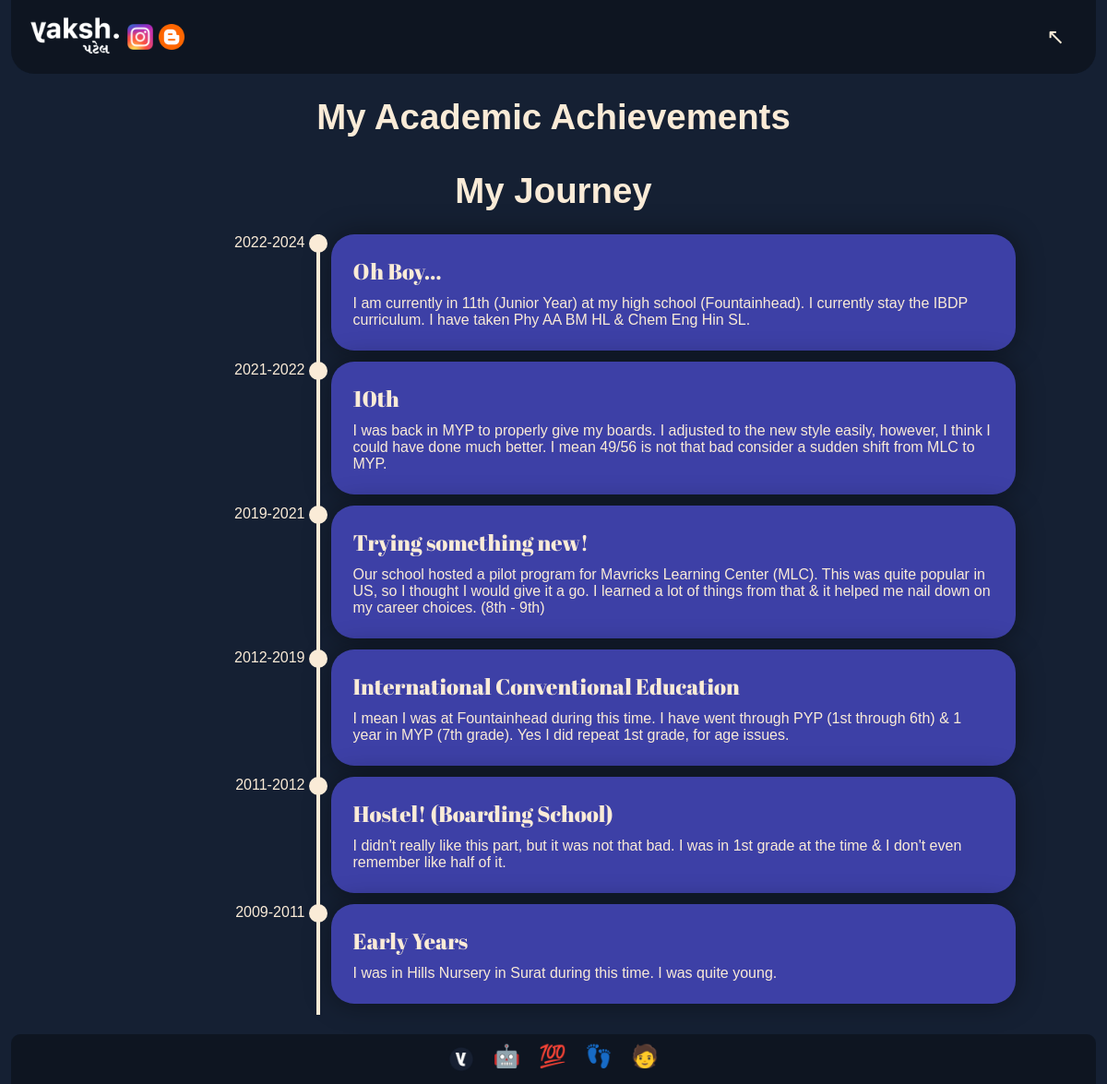
Page /academics/ on the earlier database version.
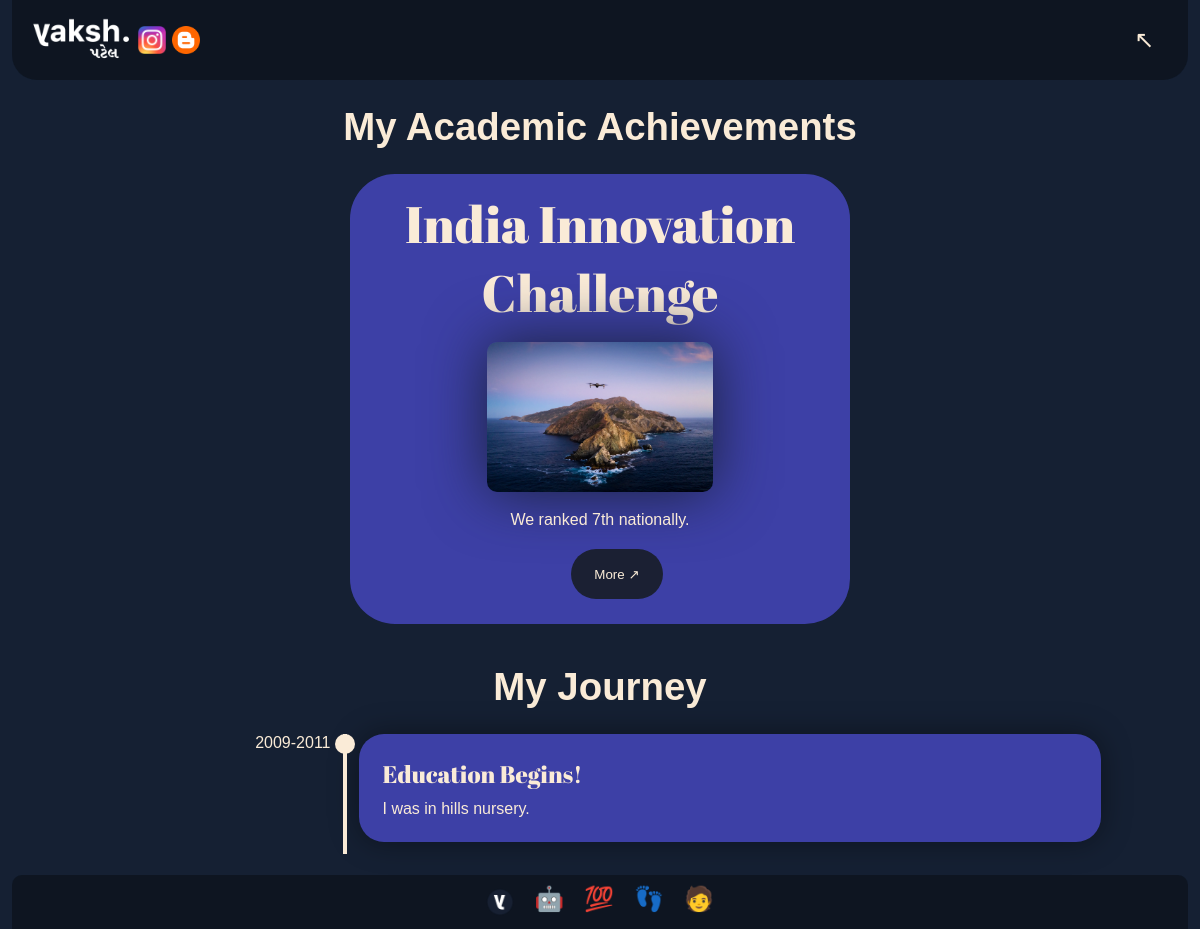
Same page on the later database version.
### main/models.py (models this page shows)
class AcademicsPageTimelineEvent(models.Model):
    Event_date_op = models.CharField(max_length=50, default="", help_text="Please put in event date.")
    Event_title = models.CharField(max_length=200, default="", help_text="Please put in a exciting title for the event!")
    Event_description = models.TextField(max_length=1000, default="")

class AcademicAchievement(models.Model):
    title = models.CharField(max_length=50, default="",  help_text="Please use title case formatting only")
    cover_description = models.TextField(max_length=400, default="")
    description = models.TextField(max_length=5000, default="")
    cover_image = models.ImageField(upload_to=path_academics_title, default="")
    image_1 = models.ImageField(upload_to=path_academics_title, default="", null=True, blank=True)
    image_2 = models.ImageField(upload_to=path_academics_title, default="", null=True, blank=True)
    image_3 = models.ImageField(upload_to=path_academics_title, default="", null=True, blank=True)
    youtube_video = models.CharField(default="", max_length=40)

### main/views.py (the view)
# urls.py: path('academics/', mainViews.Academics),
def Academics(request, *args, **kwargs):
    timeline_events = AcademicsPageTimelineEvent.objects.all().order_by('-Event_date_op')
    academic_achievements = AcademicAchievement.objects.all()
    context = {
        "timeline_events": timeline_events,
        "academic_achievements": academic_achievements,
    }
    return render(request, 'academics/academics.html', context)

### templates/academics/academics.html (shortened to what this page needs)
{% extends 'base/base.html' %}
{% load static %}
{% block head %}
    <link rel="stylesheet" href="{% static 'css/academics.css' %}">
{% endblock head %}
{% block content %}
    <div class="page">
        <div class="basic-info">
            <h1 style="margin: 5px 0 10px 0;">My Academic Achievements</h1>
        </div>
        <div class="projects">
            {% for achievement in academic_achievements %}
                <div class="project_card">
                    <h1>{{ achievement.title }}</h1>
                    <img src="{{ achievement.cover_image.url }}" alt="{{ achievement.title }}'s cover image">
                    <p class="description">{{ achievement.cover_description }}</p>
                    <a href="/academics/{{ achievement.title }}/">
                        <button type="button" class="more-button">More ↗</button>
                    </a>
                </div>
            {% endfor %}
        </div>
        <div class="basic-info">
            <h1>My Journey</h1>
        </div>
        <div class="timeline">
        {% for event in timeline_events %}
            <div class="timeline__component">
                <div class="timeline__date -right">
                    {{ event.Event_date_op }}
                </div>
            </div>
            <div class="timeline__middle">
                <div class="timeline__point"></div>
            </div>
            <div class="timeline__component timeline__component-bg">
                <h3 class="timeline__title -left">{{ event.Event_title }}</h3>
                <p class="timeline__para">
                    {{ event.Event_description }}
                </p>
            </div>
        {% endfor %}
        </div>
    </div>
{% endblock content %}

### templates/base/base.html (shortened to what this page needs)
{% load static %}
<!DOCTYPE html>
<html lang="en">
<head>
    {% block head %}
    {% endblock head %}
    <link rel="stylesheet" href="{% static 'css/base.css' %}">
</head>
<body>
{% include 'base/navbar.html' %}
{% block content %}{% endblock content %}
</body>
</html>

### templates/base/navbar.html (shortened to what this page needs)
{% load static %}
<link rel="stylesheet" href="{% static 'css/navbar.css' %}">
<header class="navbar">
    <div class="home_socials">
        <a href="/" class="header_links"><img src="{% static 'img/header.png' %}" alt="Home"></a>
        <div class="social_links">
            <a href="https://www.instagram.com/_yaksh396.phs/" class="social_links_img">
                <img src="{% static 'img/Instagram_logo.png' %}" alt="Instagram">
            </a>
            <a href="https://yakshsjournal.blogspot.com/" class="social_links_img">
                <img src="{% static 'img/blogger.png' %}" alt="Blog">
            </a>
        </div>
    </div>
    <a class="nav_links" href="javascript:history.back()">↖</a>
</header>
<div class="dock">
    <a href="/">
        <img src="{% static 'img/favicon.png' %}" alt="Home">
    </a>
    <a title="Projects" href="/projects">🤖</a>
    <a title="Academics" href="/academics/">💯</a>
    <a title="Community Services" href="/services/">👣</a>
    <a title="About & Contact" href="/about">🧑</a>
</div>

### main/static/css/academics.css (style rules this page uses)
body { font-family: "San Fransisco", sans-serif; }
.timeline { margin: 0; width: 90%; padding: 0; display: grid; grid-template-columns: 1fr 4px 3fr; }
.timeline__component { margin: 0 12px 12px 12px; }
.timeline__component-bg { padding: 1.5em; background: #3d40a6; box-shadow: 0 0 30px rgba(0,0,0,0.4); border-radius: 25px; }
.timeline__title { font-family: "Abril FatFace", sans-serif; font-size: 150%; font-weight: 200; margin: 0 0 10px 0; }
.timeline__para { margin: 0; }
.-right { text-align: right; }
.-left { text-align: left; }
.timeline__middle { position: relative; background: antiquewhite; }
.timeline__point { position: absolute; top: 0; left: 50%; transform: translateX(-50%); width: 20px; height: 20px; border-radius: 20px; background: antiquewhite; }
.page { width: 95%; position: absolute; left: 50%; transform: translateX(-50%); top: 100px; display: flex; flex-wrap: wrap; justify-content: center; padding-bottom: 75px; }
.basic-info { text-align: center; font-size: 1.2rem; }
.projects { display: flex; flex-wrap: wrap; position: relative; width: 100%; justify-content: space-evenly; }
.project_card { justify-items: center; text-align: center; height: auto; width: 500px; margin: 15px; backdrop-filter: blur(2px); border-radius: 45px; background: #3d40a6; }
.project_card h1 { font-size: 3.2rem; font-family: "Abril FatFace", sans-serif; font-weight: 200; margin: 15px; }
.project_card p { margin: 15px auto 15px auto; width: 75%; }
.project_card img { height: 150px; border-radius: 10px; box-shadow: 0 0 60px #1a213a; }
.more-button { border: none; border-radius: 25px; height: 50px; width: 85%; background-color: #1b2033; margin: 5px 25px 25px 25px; color: antiquewhite; }
.description { font-family: "San Fransisco", sans-serif; }

### main/static/css/base.css (style rules this page uses)
body { background-color: #152033; color: antiquewhite; font-family: "San Fransisco", sans-serif; }

### main/static/css/navbar.css (style rules this page uses)
.navbar { position: fixed; left: 50%; transform: translate(-50%,0); z-index: 998; color: antiquewhite; background-color: rgba(14,20,31,0.85); display: flex; justify-content: space-between; align-items: center; height: 5rem; width: 98%; border-radius: 0 0 25px 25px; backdrop-filter: blur(4px); -webkit-backdrop-filter: blur(2px); top: 0; font-family: "San Fransisco", sans-serif; }
ul, li, a { text-decoration: none; color: antiquewhite; list-style: none; text-align: right; }
.nav_links { border-radius: 10px; font-size: 1.5rem; color: antiquewhite; margin: 5px 1.5% 5px 0; border: none; background: none; padding: 16px 16px 16px 0; }
.home_socials { display: flex; flex-wrap: wrap; left: 18px; position: relative; }
.header_links img { height: 4.5rem; }
.social_links { display: flex; justify-content: space-evenly; align-items: center; margin-left: 3px; }
.social_links a { text-align: center; height: 1.75rem; margin: 0; padding: 3px; }
.social_links img { height: 1.75rem; margin: 0; padding: 0; }
.dock { position: fixed; bottom: 0; left: 50%; transform: translate(-50%, 0); border-radius: 10px 10px 0 0; background-color: rgba(14,20,31,0.85); display: flex; flex-wrap: wrap; justify-content: center; width: 98%; z-index: 998; backdrop-filter: blur(4px); -webkit-backdrop-filter: blur(2px); }
.dock a { font-size: 1.5rem; padding: 10px; justify-items: center; }
.dock img { height: 1.75rem; position: relative; top: 10%; }

Differences in the rows shown:
removed AcademicsPageTimelineEvent: Event_date_op "2022-2024", Event_title "Oh Boy...", Event_description "I am currently in 11th (Junior Year) at my high school (Fountainhead). I currently stay the IBDP curriculum. I have taken Phy AA BM HL & Chem Eng Hin SL."
removed AcademicsPageTimelineEvent: Event_date_op "2021-2022", Event_title "10th", Event_description "I was back in MYP to properly give my boards. I adjusted to the new style easily, however, I think I could have done much better. I mean 49/56 is not that bad consider a sudden shift from MLC to MYP."
removed AcademicsPageTimelineEvent: Event_date_op "2019-2021", Event_title "Trying something new!", Event_description "Our school hosted a pilot program for Mavricks Learning Center (MLC). This was quite popular in US, so I thought I would give it a go. I learned a lot of things from that & it helped me nail down on my career choices. (8th - 9th)"
removed AcademicsPageTimelineEvent: Event_date_op "2012-2019", Event_title "International Conventional Education", Event_description "I mean I was at Fountainhead during this time. I have went through PYP (1st through 6th) & 1 year in MYP (7th grade). Yes I did repeat 1st grade, for age issues."
removed AcademicsPageTimelineEvent: Event_date_op "2011-2012", Event_title "Hostel! (Boarding School)", Event_description "I didn't really like this part, but it was not that bad. I was in 1st grade at the time & I don't even remember like half of it."
added AcademicAchievement: title "India Innovation Challenge", cover_image (picture), cover_description "We ranked 7th nationally."
changed AcademicsPageTimelineEvent: Event_title "Early Years" → "Education Begins!"; Event_description "I was in Hills Nursery in Surat during this time. I was quite young." → "I was in hills nursery."
